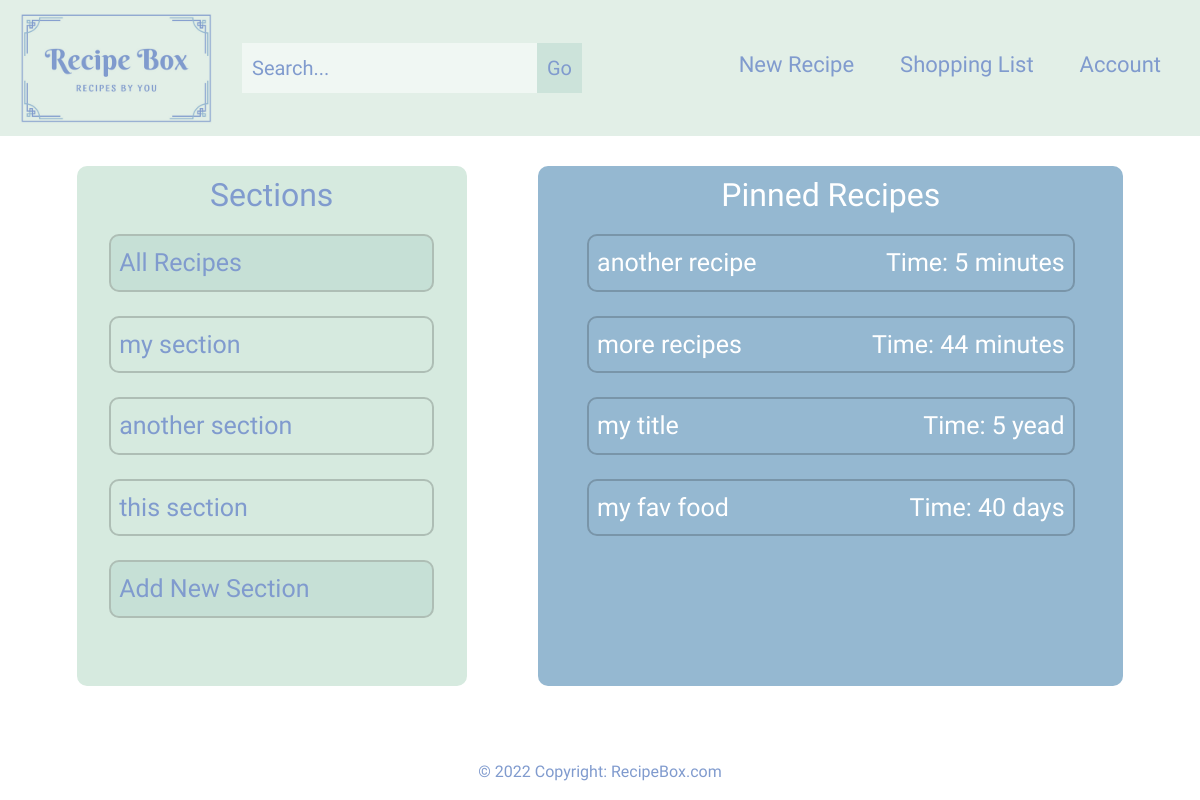
The app's page / (signed in), older data.
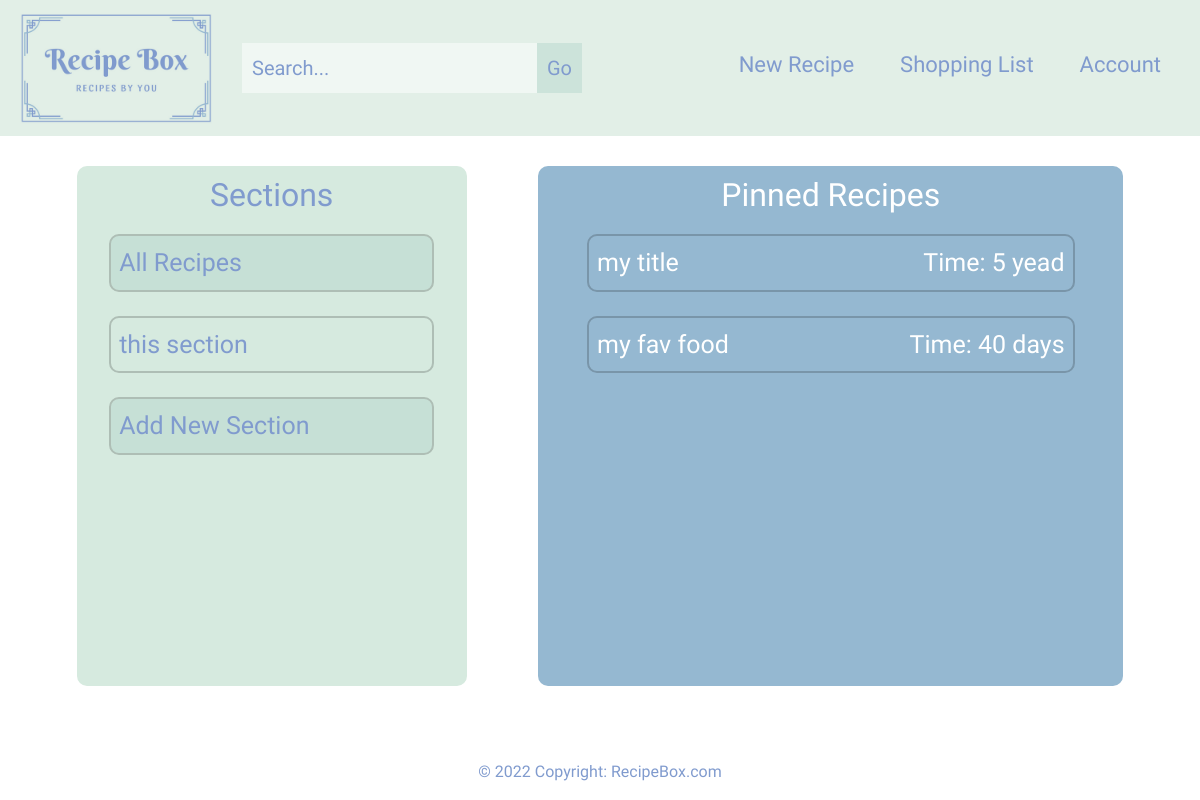
The same page, newer data.
### base/models.py (models this page shows, shortened)
class Section(models.Model):
    user = models.ForeignKey(settings.AUTH_USER_MODEL, on_delete=models.CASCADE)
    name = models.CharField(max_length=120)
    slug = models.SlugField(unique=True, blank=True, null=True)
    description = models.TextField(null=True, blank=True)
    order_index = models.PositiveIntegerField(null=True, blank=True)
    color = models.CharField(max_length = 16, default="#ffffff")
    class Meta:
        verbose_name = ('Section')
        verbose_name_plural = ('Sections')

class Recipe(models.Model):
    user = models.ForeignKey(settings.AUTH_USER_MODEL, on_delete=models.CASCADE)
    name = models.CharField(max_length = 150)
    slug = models.SlugField(unique=True, blank=True, null=True)
    time_to_make = models.CharField(max_length=25, default=0)
    time_unit = models.CharField(max_length=10, default='minutes')
    timestamp = models.DateTimeField(auto_now_add=True)
    updated = models.DateTimeField(auto_now=True)
    section = models.ManyToManyField(Section)
    pinned = models.BooleanField(default=False)
    class Meta:
        verbose_name = ('Recipe')
        verbose_name_plural = ('Recipes')
    def get_absolute_url(self):
        return reverse("individual_recipe", kwargs={"title": self.slug})

### base/views.py (the view)
# urls.py: path("", views.home, name="home"),
@login_required(login_url="/login")
def home(request):
    section_qs = Section.objects.filter(user=request.user)
    pinned_qs = Recipe.objects.filter(Q(user=request.user) & Q(pinned=True))
    context = {
        "home_section_list": section_qs,
        "pinned_recipes_list": pinned_qs,
    }
    return render(request, "home.html", context)

### templates/home.html (shortened to what this page needs)
{% extends "base.html" %}
{% block page_content %}
<section id="home">
    <div class="container-fluid">
            <div class="row">
                <div class="col-sm-4 section-col">
                    <h2>Sections</h2>
                    <div class="row">
                        <a class="col-link col-sm-10 mini-section-special" href="/all_recipes">All Recipes</a>
                        {% for x in home_section_list %}
                        <a class="col-link col-sm-10 mini-section" id="section-block" href="/section/{{ x.slug }}">{{ x.name }}</a>
                        {% endfor %}
                        <a class="col-link col-sm-10 mini-section-special" href="/section">Add New Section</a>
                    </div>
                </div>
                <div class="col-sm-6 pinned-col">
                    <h2>Pinned Recipes</h2>
                    <div class="row">
                        {% for x in pinned_recipes_list %}
                        <a class="col-sm-10 mini-pinned pinned-link" href="{{ x.get_absolute_url }}">
                            <p class="pinned-recipes-text">{{ x.name }}</p>
                            <p class="pinned-recipes-text">Time: {{ x.time_to_make }} {{ x.time_unit }}</p>
                        </a>
                        {% endfor %}
                    </div>
                </div>
            </div>
        </div>
    </div>
{% endblock %}

Row changes from the older to the newer data that the page shows:
removed Section: name "my section"
removed Section: name "another section"
removed Recipe: name "another recipe", time_to_make "5", time_unit "minutes"
removed Recipe: name "more recipes", time_to_make "44", time_unit "minutes"
